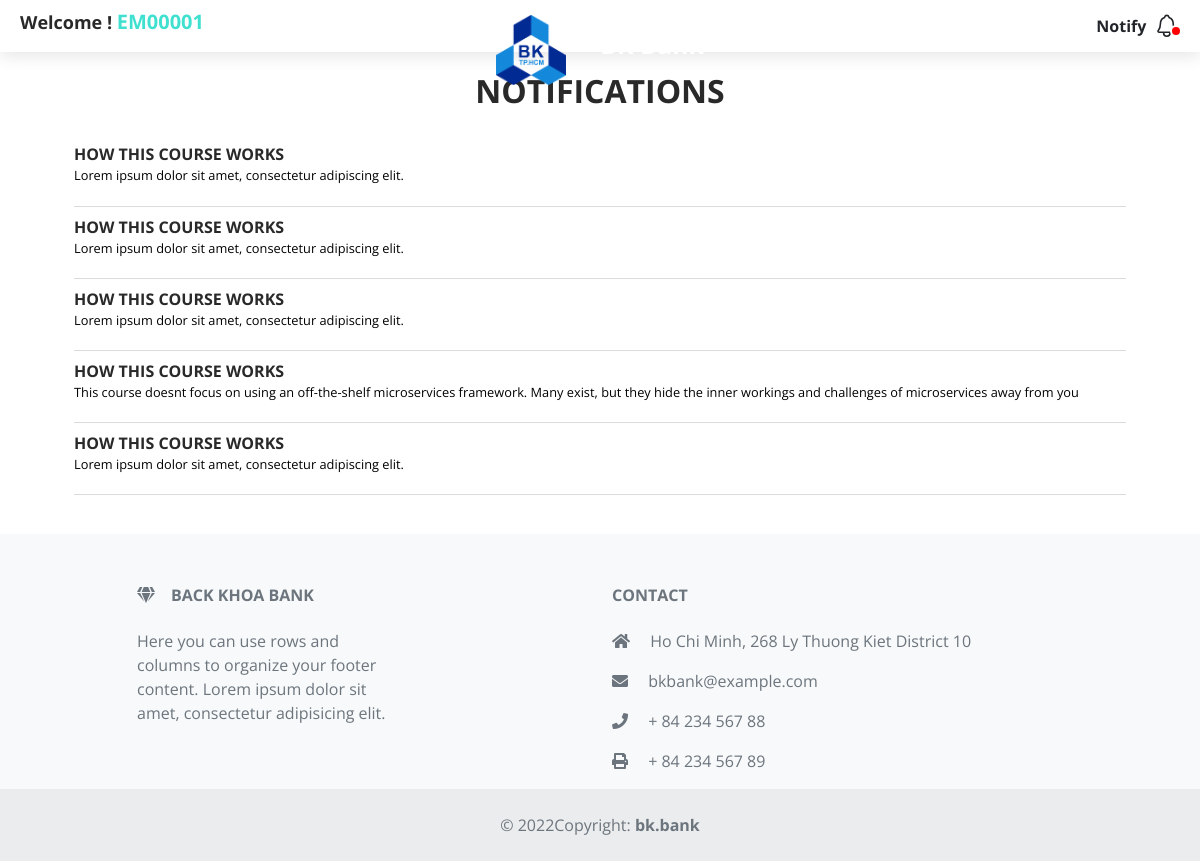
The app's page /pages/notify.php (signed in) with its own data.
### tables this page shows
CREATE TABLE
    `notify` (
        `id` int(11) NOT NULL PRIMARY KEY AUTO_INCREMENT,
        `title` varchar(255) NOT NULL,
        `content` varchar(255) NOT NULL,
        `role` enum('admin', 'employee', 'user') NOT NULL DEFAULT 'user',
        `created_At` timestamp NOT NULL DEFAULT current_timestamp() ON UPDATE current_timestamp()
    );

### pages/notify.php (the view, shortened to what this page needs)
<?php
    include '../components/Navigation__Bar.php';
    ?>
<?php include '../components/User_Name.php' ?>
<div class="container" id="add_page">
  <div class="row text-center">
    <?php
    echo "
             <h2>Notifications</h2>
      ";
      ?>
  </div>
  <div>
    <ul class='notify-content'>
      <?php
      $role= $_SESSION['ROLE_INFOR'];
          $sql_command = "SELECT * FROM notify WHERE role='$role' ORDER BY id DESC";
          $result = $con->query($sql_command);
          if ($result->num_rows > 0) {
            while($row = $result->fetch_assoc()) {
              ?>
      <li>
        <div class='content-link'>
          <div class='title-notification'>
            <p><?php echo $row['title']; ?> </p>
          </div>
          <div class='content-notification'>
            <p style='color: black !important;font-weight:normal !important; text-transform:none; font-size:0.8rem'>
              <?php echo $row['content']; ?></p>
          </div>
      </li>
      <?php } ?>
      <?php } ?>
    </ul>
  </div>
</div>
<?php
    include '../components/Footer.php';
?>

### style/style.css (style rules this page uses)
* { padding: 0; margin: 0; box-sizing: border-box; }
body { font-family: 'Open Sans', sans-serif; background-color: #FFFFFF; }
:root { --heading__color:#292929; --subheading__color:#007bff; --tab__bg:#377dff; --log__color:#40E0D0; --tab_nav_color:#fff; --box__shadow: 0 4px 16px rgb(0 0 0 / 10%); }
ul { list-style-type: none; }
#add_page { margin-top:20px; }
#add_page h2, #add_page p { color:var(--heading__color); font-weight:bold; text-transform:uppercase; }

### style/notify.css (style rules this page uses)
.notify-content { position: relative; padding: 1rem 2rem; }
.notify-content li { padding-bottom: 1.25rem; padding-top: 0.5rem; border-bottom: 0.1px solid rgb(219, 219, 219); }
.title-notification { font-size: 1rem; font-weight: bold; }
.title-notification p { text-overflow: ellipsis; overflow: hidden; white-space: nowrap; margin-bottom: 0; }
.content-notification { width: 100%; font-size: 0.75rem; }
.content-notification p { text-overflow: ellipsis; overflow: hidden; white-space: nowrap; margin-bottom: 0; }

### components/Top.php (style rules this page uses)
body::after { margin-top:20px; height: 330px; content: ''; display: block; }

### records on screen
notify: title "HOW THIS COURSE WORKS", content "Lorem ipsum dolor sit amet, consectetur adipiscing elit."
notify: title "HOW THIS COURSE WORKS", content "Lorem ipsum dolor sit amet, consectetur adipiscing elit."
notify: title "HOW THIS COURSE WORKS", content "Lorem ipsum dolor sit amet, consectetur adipiscing elit."
notify: title "HOW THIS COURSE WORKS", content "This course doesnt focus on using an off-the-shelf microservices framework. Many exist, but they hide the inner workings and challenges of microservices away from you"
notify: title "HOW THIS COURSE WORKS", content "Lorem ipsum dolor sit amet, consectetur adipiscing elit."

### other values on screen
$_SESSION['USER_NAME'] "EM00001"
